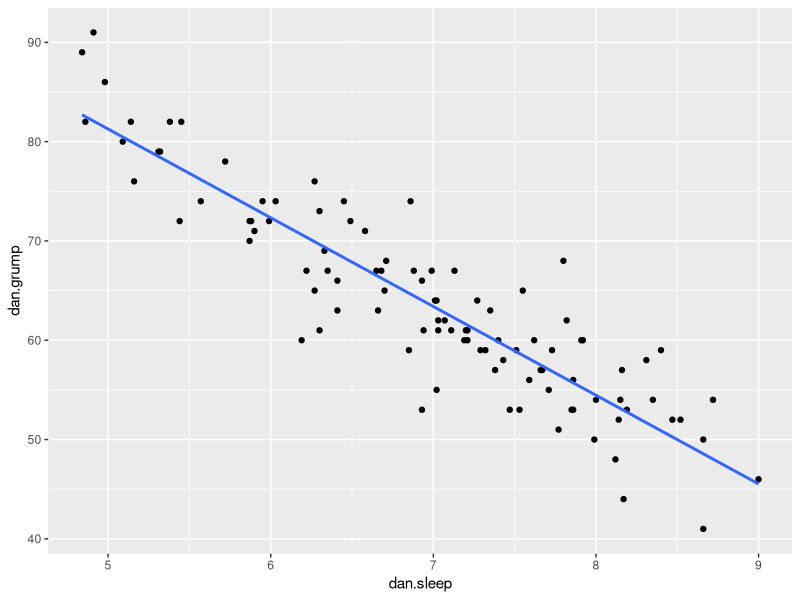
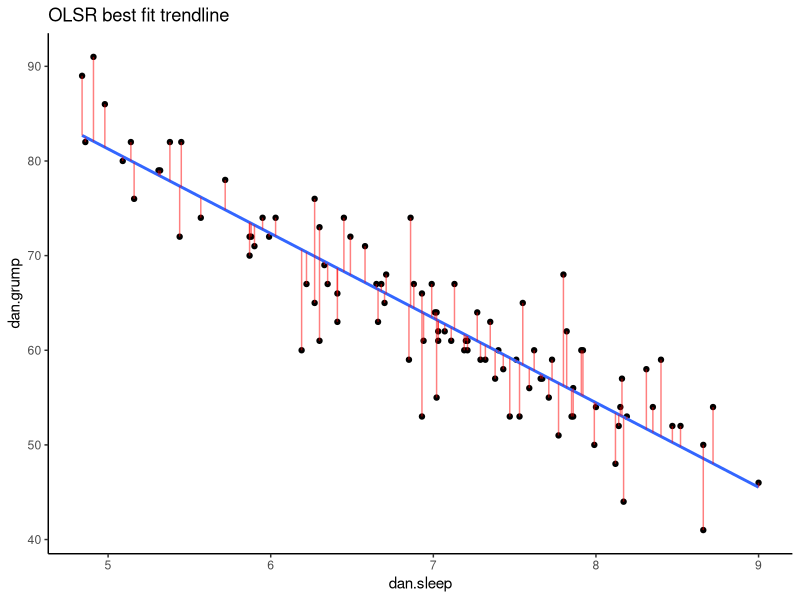
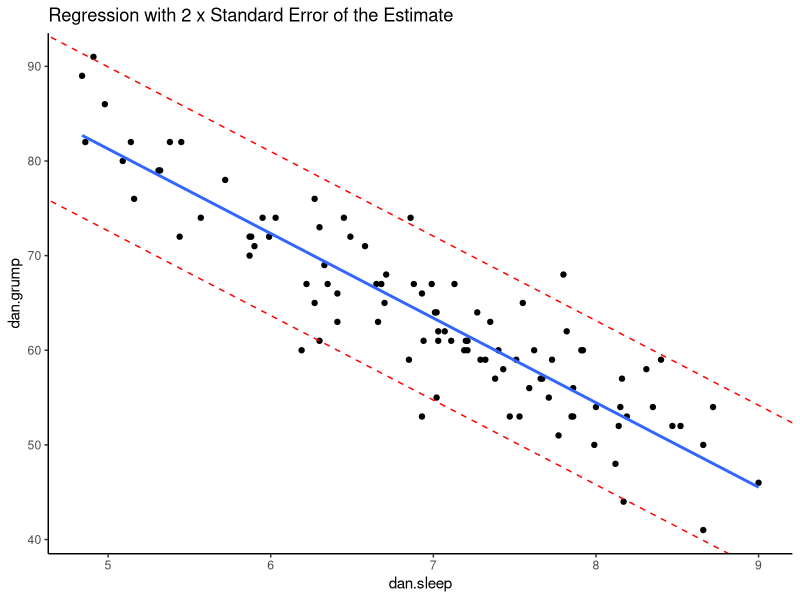

Reproduce these figures in R, in order.

### Standard Error of the Estimate, sigma_est, S.



library(tidyverse)


# Import Data

df <- read_csv("data/parenthood.csv")

head(df)

tail(df)

nrow(df)

# Scatterplot
ggplot(df, aes(x = dan.sleep, y = dan.grump)) + 
  geom_point() + 
  stat_smooth(method='lm', se=F) 


# Run the model
mod1 <- lm(dan.grump ~ dan.sleep, data = df)

mod1



### Add in the residuals

X <- df$dan.sleep  # the predictor
Y <- df$dan.grump  # the outcome
df$Y.pred <-  125.96   +   (-8.94 * X)  # add predicted Y
df$residuals <- df$dan.grump - df$Y.pred  # add residuals
df$residuals2 <- df$residuals^2  # residuals squared



head(df)

tail(df)



### Let's visualize them.

p1 <- ggplot(df, aes(x = dan.sleep, y = dan.grump)) +
  geom_point() +
  geom_smooth(method = "lm", se = FALSE) +   
  geom_segment(aes(xend = dan.sleep, yend = dan.grump-residuals), alpha = .5, color='red') + 
  # geom_point(aes(y = dan.grump+residuals), shape = 1) +
  theme_classic() +
  ggtitle("OLSR best fit trendline")

p1






###  Standard Error of the Estimate.


# We sum the squared residuals, divide by N-2, and square root this number.

nrow(df)

sum(df$residuals2) # 1838.722

sum(df$residuals2) / 98   # 18.76

sum(df$residuals2) / (nrow(df)-2)  #18.76

sqrt(sum(df$residuals2) / (nrow(df)-2))  #4.33

s_est <- sqrt(sum(df$residuals2) / (nrow(df)-2))  #4.332

s_est #4.332


# this value is given in the summary to the lm:

summary(mod1) # the s_est is given as 'residual standard error'


## What to do with the Standard Error of the Estimate ?


# smaller numbers indicate a better model (but what's small?)
# s_est is in the original units of the Y-axis


# As a rule of thumb:
#  Approximately 95% of the observations should fall within 
#  plus/minus 2*standard error of the estimates from the regression line

mod1

ggplot(df, aes(x = dan.sleep, y = dan.grump)) +
  geom_point() +
  geom_smooth(method = "lm", se = FALSE) +
  theme_classic() +
  geom_abline(intercept = 125.956+s_est+s_est, slope = -8.937, color = 'red', lty=2)+
  geom_abline(intercept = 125.956-s_est-s_est, slope = -8.937, color = 'red', lty=2) +
  ggtitle("Regression with 2 x Standard Error of the Estimate")



